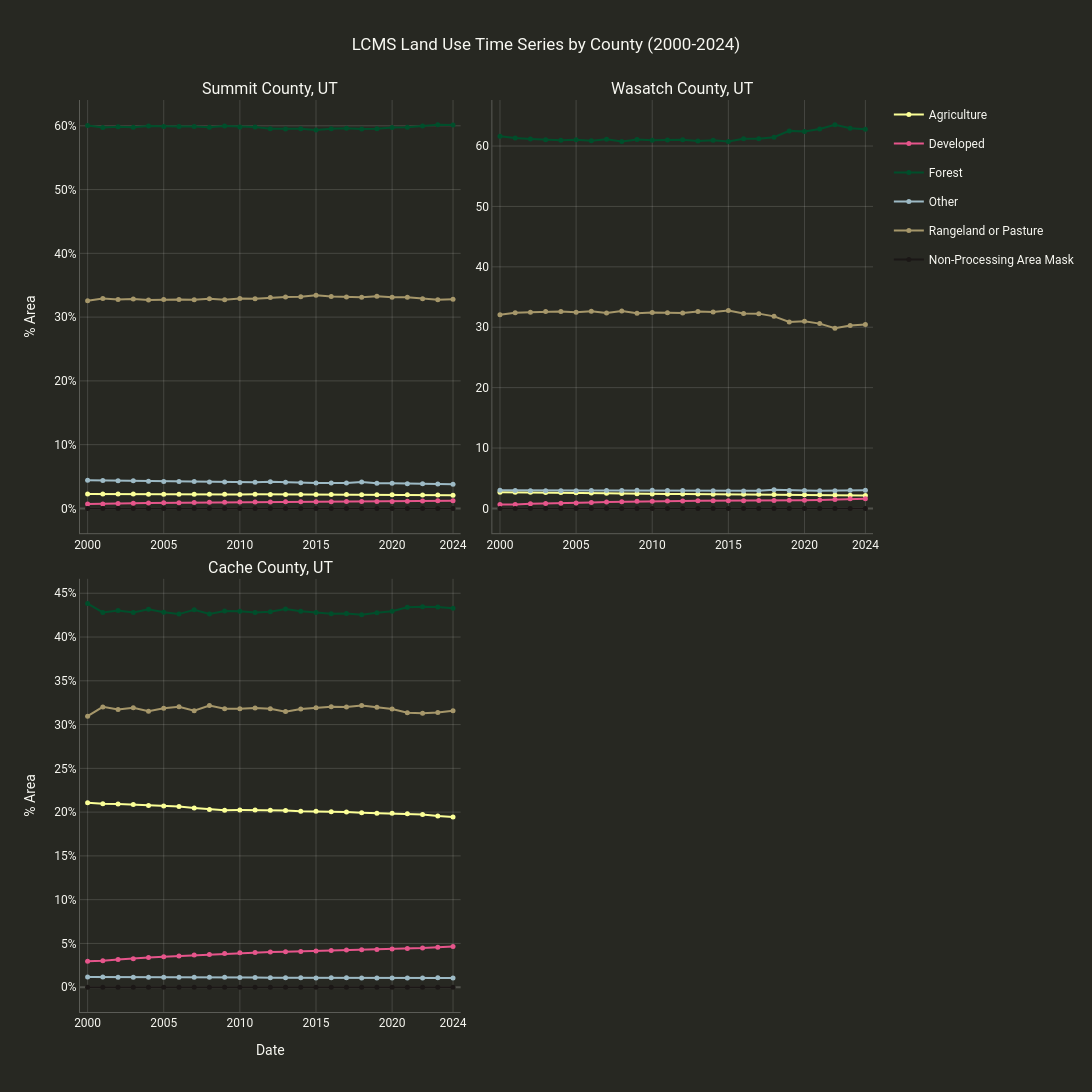

Notebook source saved alongside this figure:
### Code cell
# Inline: LCMS Land Use time series across counties (per-feature subplots)
# Passing an ImageCollection + feature_label produces one time series subplot per county
# Height is automatically scaled by number of features
top3_counties = counties.sort('Shape_Area', False).limit(3)

result = cl.summarize_and_chart(
    lcms.select(['Land_Use']).filter(ee.Filter.calendarRange(2000, 2024, 'year')),
    top3_counties,
    feature_label='FULL_NAME',
    title='LCMS Land Use Time Series by County (2000-2024)',
    scale=60,
    width=900,
)
per_feature_dfs, fig = result['df'], result['chart']
fig.show()

# per_feature_dfs is a dict of {county_name: DataFrame}
for name, feat_df in per_feature_dfs.items():
    print(f'\n--- {name} ---')
    display(feat_df.tail(3))

### Figure 1 — Plotly figure (JSON) as saved in the notebook; plotly's stock layout.template omitted (floating-point values rounded to 4 significant figures)
{"data": [{"legendgroup": "Agriculture", "line": {"color": "#fbff97", "width": 2}, "marker": {"color": "#fbff97", "size": 5}, "mode": "lines+markers", "name": "Agriculture", "showlegend": true, "type": "scatter", "x": [2000, 2001, 2002, 2003, 2004, 2005, 2006, 2007, 2008, 2009, 2010, 2011, 2012, 2013, 2014, 2015, 2016, 2017, 2018, 2019, 2020, 2021, 2022, 2023, 2024], "xaxis": "x", "y": [2.28, 2.26, 2.26, 2.25, 2.24, 2.23, 2.23, 2.23, 2.22, 2.21, 2.2, 2.21, 2.2, 2.2, 2.19, 2.19, 2.17, 2.17, 2.16, 2.16, 2.13, 2.13, 2.12, 2.1, 2.08], "yaxis": "y"}, {"legendgroup": "Developed", "line": {"color": "#e6558b", "width": 2}, "marker": {"color": "#e6558b", "size": 5}, "mode": "lines+markers", "name": "Developed", "showlegend": true, "type": "scatter", "x": [2000, 2001, 2002, 2003, 2004, 2005, 2006, 2007, 2008, 2009, 2010, 2011, 2012, 2013, 2014, 2015, 2016, 2017, 2018, 2019, 2020, 2021, 2022, 2023, 2024], "xaxis": "x", "y": [0.7, 0.7, 0.79, 0.8, 0.85, 0.87, 0.9, 0.93, 0.96, 0.98, 0.99, 1.02, 1.02, 1.03, 1.04, 1.04, 1.05, 1.07, 1.07, 1.07, 1.08, 1.12, 1.16, 1.22, 1.22], "yaxis": "y"}, {"legendgroup": "Forest", "line": {"color": "#004e2b", "width": 2}, "marker": {"color": "#004e2b", "size": 5}, "mode": "lines+markers", "name": "Forest", "showlegend": true, "type": "scatter", "x": [2000, 2001, 2002, 2003, 2004, 2005, 2006, 2007, 2008, 2009, 2010, 2011, 2012, 2013, 2014, 2015, 2016, 2017, 2018, 2019, 2020, 2021, 2022, 2023, 2024], "xaxis": "x", "y": [60.03, 59.75, 59.85, 59.77, 59.97, 59.89, 59.88, 59.89, 59.77, 59.95, 59.83, 59.82, 59.54, 59.51, 59.53, 59.35, 59.55, 59.61, 59.51, 59.54, 59.73, 59.79, 59.96, 60.16, 60.13], "yaxis": "y"}, {"legendgroup": "Other", "line": {"color": "#9dbac5", "width": 2}, "marker": {"color": "#9dbac5", "size": 5}, "mode": "lines+markers", "name": "Other", "showlegend": true, "type": "scatter", "x": [2000, 2001, 2002, 2003, 2004, 2005, 2006, 2007, 2008, 2009, 2010, 2011, 2012, 2013, 2014, 2015, 2016, 2017, 2018, 2019, 2020, 2021, 2022, 2023, 2024], "xaxis": "x", "y": [4.42, 4.38, 4.33, 4.32, 4.25, 4.24, 4.22, 4.23, 4.16, 4.13, 4.05, 4.09, 4.17, 4.09, 4.03, 3.99, 3.99, 3.98, 4.13, 3.95, 3.94, 3.86, 3.87, 3.82, 3.77], "yaxis": "y"}, {"legendgroup": "Rangeland or Pasture", "line": {"color": "#a6976a", "width": 2}, "marker": {"color": "#a6976a", "size": 5}, "mode": "lines+markers", "name": "Rangeland or Pasture", "showlegend": true, "type": "scatter", "x": [2000, 2001, 2002, 2003, 2004, 2005, 2006, 2007, 2008, 2009, 2010, 2011, 2012, 2013, 2014, 2015, 2016, 2017, 2018, 2019, 2020, 2021, 2022, 2023, 2024], "xaxis": "x", "y": [32.56, 32.91, 32.78, 32.85, 32.7, 32.77, 32.77, 32.72, 32.89, 32.73, 32.92, 32.86, 33.07, 33.17, 33.21, 33.43, 33.23, 33.17, 33.13, 33.27, 33.11, 33.1, 32.89, 32.71, 32.8], "yaxis": "y"}, {"legendgroup": "Non-Processing Area Mask", "line": {"color": "#1b1716", "width": 2}, "marker": {"color": "#1b1716", "size": 5}, "mode": "lines+markers", "name": "Non-Processing Area Mask", "showlegend": true, "type": "scatter", "x": [2000, 2001, 2002, 2003, 2004, 2005, 2006, 2007, 2008, 2009, 2010, 2011, 2012, 2013, 2014, 2015, 2016, 2017, 2018, 2019, 2020, 2021, 2022, 2023, 2024], "xaxis": "x", "y": [0, 0, 0, 0, 0, 0, 0, 0, 0, 0, 0, 0, 0, 0, 0, 0, 0, 0, 0, 0, 0, 0, 0, 0, 0], "yaxis": "y"}, {"legendgroup": "Agriculture", "line": {"color": "#fbff97", "width": 2}, "marker": {"color": "#fbff97", "size": 5}, "mode": "lines+markers", "name": "Agriculture", "showlegend": false, "type": "scatter", "x": [2000, 2001, 2002, 2003, 2004, 2005, 2006, 2007, 2008, 2009, 2010, 2011, 2012, 2013, 2014, 2015, 2016, 2017, 2018, 2019, 2020, 2021, 2022, 2023, 2024], "xaxis": "x2", "y": [2.69, 2.68, 2.67, 2.65, 2.63, 2.6, 2.57, 2.52, 2.48, 2.42, 2.4, 2.39, 2.38, 2.37, 2.36, 2.35, 2.35, 2.33, 2.31, 2.3, 2.28, 2.27, 2.23, 2.2, 2.15], "yaxis": "y2"}, {"legendgroup": "Developed", "line": {"color": "#e6558b", "width": 2}, "marker": {"color": "#e6558b", "size": 5}, "mode": "lines+markers", "name": "Developed", "showlegend": false, "type": "scatter", "x": [2000, 2001, 2002, 2003, 2004, 2005, 2006, 2007, 2008, 2009, 2010, 2011, 2012, 2013, 2014, 2015, 2016, 2017, 2018, 2019, 2020, 2021, 2022, 2023, 2024], "xaxis": "x2", "y": [0.63, 0.63, 0.77, 0.8, 0.87, 0.91, 0.97, 1.05, 1.11, 1.17, 1.2, 1.22, 1.24, 1.25, 1.25, 1.25, 1.27, 1.29, 1.31, 1.35, 1.36, 1.41, 1.49, 1.58, 1.59], "yaxis": "y2"}, {"legendgroup": "Forest", "line": {"color": "#004e2b", "width": 2}, "marker": {"color": "#004e2b", "size": 5}, "mode": "lines+markers", "name": "Forest", "showlegend": false, "type": "scatter", "x": [2000, 2001, 2002, 2003, 2004, 2005, 2006, 2007, 2008, 2009, 2010, 2011, 2012, 2013, 2014, 2015, 2016, 2017, 2018, 2019, 2020, 2021, 2022, 2023, 2024], "xaxis": "x2", "y": [61.64, 61.33, 61.18, 61.04, 60.98, 61.06, 60.88, 61.11, 60.75, 61.1, 60.95, 61.02, 61.04, 60.83, 60.94, 60.75, 61.21, 61.19, 61.47, 62.51, 62.42, 62.82, 63.52, 62.94, 62.8], "yaxis": "y2"}, {"legendgroup": "Other", "line": {"color": "#9dbac5", "width": 2}, "marker": {"color": "#9dbac5", "size": 5}, "mode": "lines+markers", "name": "Other", "showlegend": false, "type": "scatter", "x": [2000, 2001, 2002, 2003, 2004, 2005, 2006, 2007, 2008, 2009, 2010, 2011, 2012, 2013, 2014, 2015, 2016, 2017, 2018, 2019, 2020, 2021, 2022, 2023, 2024], "xaxis": "x2", "y": [2.99, 2.97, 2.92, 2.91, 2.91, 2.93, 2.95, 2.97, 2.97, 2.99, 2.99, 2.98, 2.97, 2.94, 2.92, 2.9, 2.89, 2.93, 3.1, 2.98, 2.96, 2.91, 2.93, 3.0, 3.01], "yaxis": "y2"}, {"legendgroup": "Rangeland or Pasture", "line": {"color": "#a6976a", "width": 2}, "marker": {"color": "#a6976a", "size": 5}, "mode": "lines+markers", "name": "Rangeland or Pasture", "showlegend": false, "type": "scatter", "x": [2000, 2001, 2002, 2003, 2004, 2005, 2006, 2007, 2008, 2009, 2010, 2011, 2012, 2013, 2014, 2015, 2016, 2017, 2018, 2019, 2020, 2021, 2022, 2023, 2024], "xaxis": "x2", "y": [32.05, 32.39, 32.46, 32.6, 32.62, 32.5, 32.63, 32.35, 32.68, 32.31, 32.45, 32.39, 32.37, 32.61, 32.54, 32.75, 32.28, 32.25, 31.8, 30.87, 30.98, 30.6, 29.82, 30.28, 30.45], "yaxis": "y2"}, {"legendgroup": "Non-Processing Area Mask", "line": {"color": "#1b1716", "width": 2}, "marker": {"color": "#1b1716", "size": 5}, "mode": "lines+markers", "name": "Non-Processing Area Mask", "showlegend": false, "type": "scatter", "x": [2000, 2001, 2002, 2003, 2004, 2005, 2006, 2007, 2008, 2009, 2010, 2011, 2012, 2013, 2014, 2015, 2016, 2017, 2018, 2019, 2020, 2021, 2022, 2023, 2024], "xaxis": "x2", "y": [0, 0, 0, 0, 0, 0, 0, 0, 0, 0, 0, 0, 0, 0, 0, 0, 0, 0, 0, 0, 0, 0, 0, 0, 0], "yaxis": "y2"}, {"legendgroup": "Agriculture", "line": {"color": "#fbff97", "width": 2}, "marker": {"color": "#fbff97", "size": 5}, "mode": "lines+markers", "name": "Agriculture", "showlegend": false, "type": "scatter", "x": [2000, 2001, 2002, 2003, 2004, 2005, 2006, 2007, 2008, 2009, 2010, 2011, 2012, 2013, 2014, 2015, 2016, 2017, 2018, 2019, 2020, 2021, 2022, 2023, 2024], "xaxis": "x3", "y": [21.07, 20.96, 20.94, 20.87, 20.77, 20.69, 20.64, 20.48, 20.31, 20.22, 20.23, 20.24, 20.21, 20.19, 20.11, 20.09, 20.04, 20.0, 19.93, 19.88, 19.87, 19.8, 19.74, 19.56, 19.44], "yaxis": "y3"}, {"legendgroup": "Developed", "line": {"color": "#e6558b", "width": 2}, "marker": {"color": "#e6558b", "size": 5}, "mode": "lines+markers", "name": "Developed", "showlegend": false, "type": "scatter", "x": [2000, 2001, 2002, 2003, 2004, 2005, 2006, 2007, 2008, 2009, 2010, 2011, 2012, 2013, 2014, 2015, 2016, 2017, 2018, 2019, 2020, 2021, 2022, 2023, 2024], "xaxis": "x3", "y": [2.97, 3.03, 3.18, 3.25, 3.39, 3.49, 3.57, 3.67, 3.75, 3.85, 3.93, 3.97, 4.01, 4.05, 4.09, 4.14, 4.19, 4.24, 4.28, 4.32, 4.36, 4.41, 4.47, 4.56, 4.64], "yaxis": "y3"}, {"legendgroup": "Forest", "line": {"color": "#004e2b", "width": 2}, "marker": {"color": "#004e2b", "size": 5}, "mode": "lines+markers", "name": "Forest", "showlegend": false, "type": "scatter", "x": [2000, 2001, 2002, 2003, 2004, 2005, 2006, 2007, 2008, 2009, 2010, 2011, 2012, 2013, 2014, 2015, 2016, 2017, 2018, 2019, 2020, 2021, 2022, 2023, 2024], "xaxis": "x3", "y": [43.82, 42.81, 43.02, 42.79, 43.18, 42.82, 42.62, 43.12, 42.64, 42.98, 42.94, 42.79, 42.89, 43.19, 42.95, 42.8, 42.67, 42.68, 42.55, 42.78, 42.95, 43.39, 43.46, 43.42, 43.28], "yaxis": "y3"}, {"legendgroup": "Other", "line": {"color": "#9dbac5", "width": 2}, "marker": {"color": "#9dbac5", "size": 5}, "mode": "lines+markers", "name": "Other", "showlegend": false, "type": "scatter", "x": [2000, 2001, 2002, 2003, 2004, 2005, 2006, 2007, 2008, 2009, 2010, 2011, 2012, 2013, 2014, 2015, 2016, 2017, 2018, 2019, 2020, 2021, 2022, 2023, 2024], "xaxis": "x3", "y": [1.18, 1.18, 1.15, 1.15, 1.14, 1.14, 1.13, 1.13, 1.13, 1.13, 1.11, 1.1, 1.08, 1.08, 1.07, 1.06, 1.07, 1.07, 1.06, 1.06, 1.05, 1.06, 1.05, 1.07, 1.05], "yaxis": "y3"}, {"legendgroup": "Rangeland or Pasture", "line": {"color": "#a6976a", "width": 2}, "marker": {"color": "#a6976a", "size": 5}, "mode": "lines+markers", "name": "Rangeland or Pasture", "showlegend": false, "type": "scatter", "x": [2000, 2001, 2002, 2003, 2004, 2005, 2006, 2007, 2008, 2009, 2010, 2011, 2012, 2013, 2014, 2015, 2016, 2017, 2018, 2019, 2020, 2021, 2022, 2023, 2024], "xaxis": "x3", "y": [30.96, 32.02, 31.71, 31.93, 31.53, 31.87, 32.04, 31.59, 32.17, 31.82, 31.8, 31.89, 31.81, 31.48, 31.78, 31.91, 32.03, 32.01, 32.19, 31.97, 31.78, 31.34, 31.28, 31.38, 31.58], "yaxis": "y3"}, {"legendgroup": "Non-Processing Area Mask", "line": {"color": "#1b1716", "width": 2}, "marker": {"color": "#1b1716", "size": 5}, "mode": "lines+markers", "name": "Non-Processing Area Mask", "showlegend": false, "type": "scatter", "x": [2000, 2001, 2002, 2003, 2004, 2005, 2006, 2007, 2008, 2009, 2010, 2011, 2012, 2013, 2014, 2015, 2016, 2017, 2018, 2019, 2020, 2021, 2022, 2023, 2024], "xaxis": "x3", "y": [0, 0, 0, 0, 0, 0, 0, 0, 0, 0, 0, 0, 0, 0, 0, 0, 0, 0, 0, 0, 0, 0, 0, 0, 0], "yaxis": "y3"}], "layout": {"annotations": [{"font": {"color": "#f8f8f2", "size": 16}, "showarrow": false, "text": "Summit County, UT", "x": 0.24, "xanchor": "center", "xref": "paper", "y": 1.0, "yanchor": "bottom", "yref": "paper"}, {"font": {"color": "#f8f8f2", "size": 16}, "showarrow": false, "text": "Wasatch County, UT", "x": 0.76, "xanchor": "center", "xref": "paper", "y": 1.0, "yanchor": "bottom", "yref": "paper"}, {"font": {"color": "#f8f8f2", "size": 16}, "showarrow": false, "text": "Cache County, UT", "x": 0.24, "xanchor": "center", "xref": "paper", "y": 0.475, "yanchor": "bottom", "yref": "paper"}], "font": {"color": "#f8f8f2", "family": "Roboto"}, "height": 1200, "hovermode": "x unified", "legend": {"font": {"color": "#f8f8f2"}}, "paper_bgcolor": "#272822", "plot_bgcolor": "#272822", "title": {"font": {"color": "#f8f8f2"}, "text": "LCMS Land Use Time Series by County (2000-2024)", "x": 0.5, "xanchor": "center"}, "width": 1800, "xaxis": {"anchor": "y", "domain": [0.0, 0.48], "gridcolor": "rgba(248,248,242,0.15)", "linecolor": "rgba(248,248,242,0.25)", "range": [2000.0, 2024.0], "tickfont": {"color": "#f8f8f2"}, "tickformat": "d", "tickvals": [2000, 2005, 2010, 2015, 2020, 2024], "title": {"font": {"color": "#f8f8f2"}}, "zerolinecolor": "rgba(248,248,242,0.2)"}, "xaxis2": {"anchor": "y2", "domain": [0.52, 1.0], "gridcolor": "rgba(248,248,242,0.15)", "linecolor": "rgba(248,248,242,0.25)", "range": [2000.0, 2024.0], "tickfont": {"color": "#f8f8f2"}, "tickformat": "d", "tickvals": [2000, 2005, 2010, 2015, 2020, 2024], "title": {"font": {"color": "#f8f8f2"}}, "zerolinecolor": "rgba(248,248,242,0.2)"}, "xaxis3": {"anchor": "y3", "domain": [0.0, 0.48], "gridcolor": "rgba(248,248,242,0.15)", "linecolor": "rgba(248,248,242,0.25)", "range": [2000.0, 2024.0], "tickfont": {"color": "#f8f8f2"}, "tickformat": "d", "tickvals": [2000, 2005, 2010, 2015, 2020, 2024], "title": {"font": {"color": "#f8f8f2"}, "text": "Date"}, "zerolinecolor": "rgba(248,248,242,0.2)"}, "xaxis4": {"anchor": "y4", "domain": [0.52, 1.0], "gridcolor": "rgba(248,248,242,0.15)", "linecolor": "rgba(248,248,242,0.25)", "range": [2000.0, 2024.0], "tickfont": {"color": "#f8f8f2"}, "tickformat": "d", "tickvals": [2000, 2005, 2010, 2015, 2020, 2024], "title": {"font": {"color": "#f8f8f2"}, "text": "Date"}, "zerolinecolor": "rgba(248,248,242,0.2)"}, "yaxis": {"anchor": "x", "domain": [0.525, 1.0], "gridcolor": "rgba(248,248,242,0.15)", "linecolor": "rgba(248,248,242,0.25)", "tickfont": {"color": "#f8f8f2"}, "ticksuffix": "%", "title": {"font": {"color": "#f8f8f2"}, "text": "% Area"}, "zerolinecolor": "rgba(248,248,242,0.2)"}, "yaxis2": {"anchor": "x2", "domain": [0.525, 1.0], "gridcolor": "rgba(248,248,242,0.15)", "linecolor": "rgba(248,248,242,0.25)", "tickfont": {"color": "#f8f8f2"}, "title": {"font": {"color": "#f8f8f2"}}, "zerolinecolor": "rgba(248,248,242,0.2)"}, "yaxis3": {"anchor": "x3", "domain": [0.0, 0.475], "gridcolor": "rgba(248,248,242,0.15)", "linecolor": "rgba(248,248,242,0.25)", "tickfont": {"color": "#f8f8f2"}, "ticksuffix": "%", "title": {"font": {"color": "#f8f8f2"}, "text": "% Area"}, "zerolinecolor": "rgba(248,248,242,0.2)"}, "yaxis4": {"anchor": "x4", "domain": [0.0, 0.475], "gridcolor": "rgba(248,248,242,0.15)", "linecolor": "rgba(248,248,242,0.25)", "tickfont": {"color": "#f8f8f2"}, "title": {"font": {"color": "#f8f8f2"}}, "zerolinecolor": "rgba(248,248,242,0.2)"}}}
